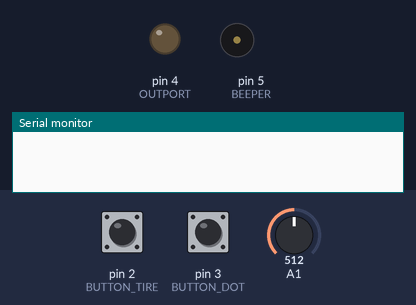
Simulated run of this sketch. Board: Arduino Uno, built with avr-gcc and run on an emulated ATmega328P. Parts: output pins drawn as LEDs (lit = HIGH), buzzer (waves = sounding), the last lines printed to the serial monitor. The inputs (shaded band) are chosen by the test bench; at power-on: pin 2 (BUTTON_TIRE) HIGH, pin 3 (BUTTON_DOT) HIGH, A1 = 512.

Above: at 1.2 s.
1.3 s: pin 2 (BUTTON_TIRE) pulled LOW for 0.15 s
At 2.2 s:
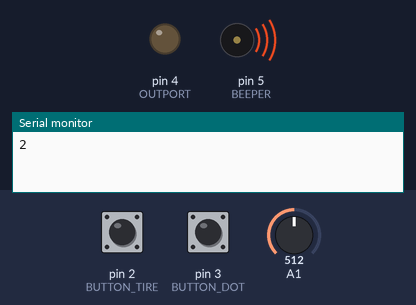
Timing chart, 0 to 4.3 s (numbered marks = the images above; inputs shaded):
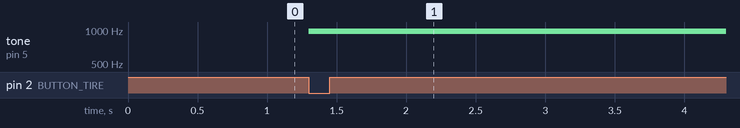

The sketch:

winkey-millis.ino
```cpp
#define BUTTON_DOT 3
#define BUTTON_TIRE 2
#define OUTPORT 4
#define BEEPER 5

unsigned int key, keyflag, MorseSignal, DotMemory, TireMemory, pad, oldMorseSignal;
unsigned int cwspeed = 80;
unsigned long int t;
unsigned int FLAG =0;

void setup(){
  Serial.begin(9600);
  pinMode(BUTTON_DOT, INPUT_PULLUP);
  pinMode(BUTTON_TIRE, INPUT_PULLUP);
  pinMode(A1, INPUT);
  pinMode(OUTPORT, OUTPUT);
  pinMode(BEEPER, OUTPUT);
}

void speedset(){
 if (key>925 && key<930){if (!keyflag){keyflag=1;cwspeed=cwspeed-1;if (cwspeed==0){cwspeed=cwspeed+1;};};}
 if (key>985 && key<995){if (!keyflag){keyflag=1;cwspeed=cwspeed+1;if (cwspeed==1023){cwspeed=cwspeed-1;};};}
}

void loop (){
key=analogRead(A1);
if (key>4) {speedset();} else {keyflag=0;}
//--------------------------------------------------------
pad=0;
if (!digitalRead(BUTTON_DOT)) {pad=1;}
if (!digitalRead(BUTTON_TIRE)) {pad=2;}
if (!digitalRead(BUTTON_DOT) && !digitalRead(BUTTON_TIRE)) {pad=3;}
//--------------------------------------------------------
if (FLAG) {
          switch (pad){
                       case 1: {if (oldMorseSignal==2){DotMemory=1;}
                               break;
                               }
                       case 2: {if (oldMorseSignal==1){TireMemory=1;}
                               break;
                               }
                       break;
                       }
          }
else      {if (!DotMemory or !TireMemory){
           switch (pad){
                       case 1: {FLAG=1;
                               t=millis();
                               analogWrite(BEEPER,128);
                               MorseSignal=1;
                               oldMorseSignal=MorseSignal;
                               break;
                               }
                       case 2: {FLAG=1;
                               t=millis();
                               analogWrite(BEEPER,128);
                               MorseSignal=2;
                               oldMorseSignal=MorseSignal;
                               break;
                               }
                       case 3: {FLAG=1;
                               t=millis();
                               analogWrite(BEEPER,128);
                               if (oldMorseSignal==1){MorseSignal=2;}else{MorseSignal=1;}
                               oldMorseSignal=MorseSignal;
                               break;
                               }
                       break;
                       }  }
           }

//--------------------------------------------------------
if (DotMemory){
               if (MorseSignal==0){FLAG=1;
                                   t=millis();
                                   analogWrite(BEEPER,128);
                                   MorseSignal=1;
                                   oldMorseSignal=MorseSignal;
                                   DotMemory=0;
                                   }
                }
if (TireMemory){
               if (MorseSignal==0){FLAG=1;
                                   t=millis();
                                   analogWrite(BEEPER,128);
                                   MorseSignal=2;
                                   oldMorseSignal=MorseSignal;
                                   TireMemory=0;
                                   }
                }
switch (MorseSignal){
                     case 1:if (millis()>t+(cwspeed*2)){FLAG=0; Serial.print(MorseSignal);  MorseSignal=0; break;}
                            if (millis()>t+cwspeed)    {analogWrite(BEEPER,0); break;}
                     case 2:if (millis()>t+(cwspeed*4)){FLAG=0;  Serial.print(MorseSignal); MorseSignal=0; break;}
                            if (millis()>t+(cwspeed*3)){analogWrite(BEEPER,0);  break;}
                     break;
                     }
//-----------------------------------------------------------

}
```

Measured:
- after the input at 1.3 s, tone on pin 5 (BEEPER): silent → 977 Hz at once
